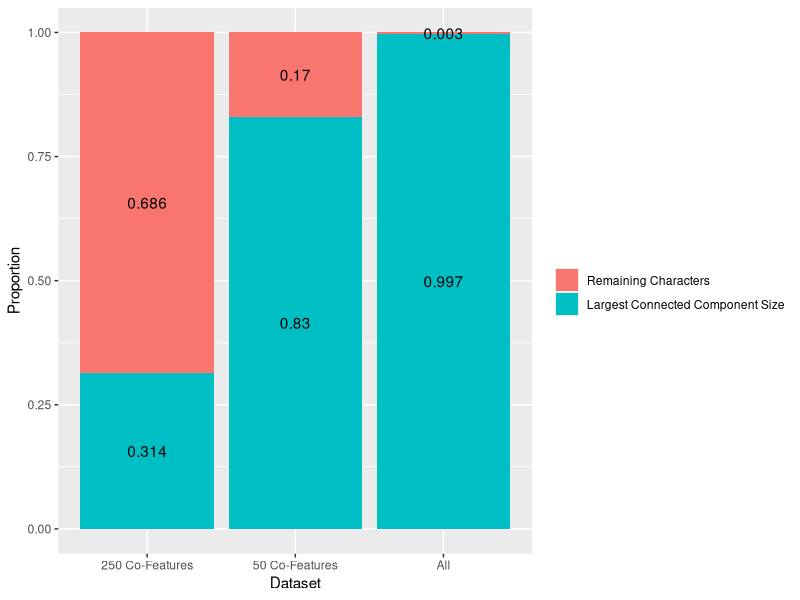
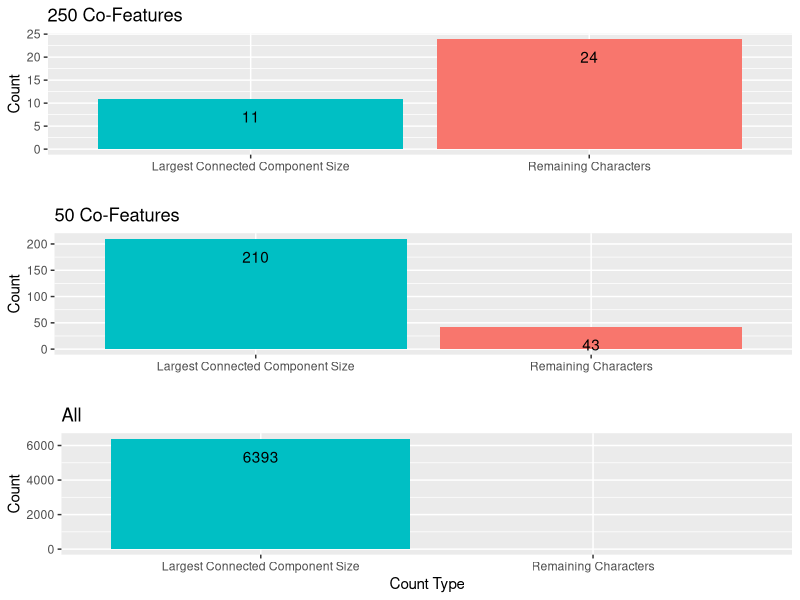

Generate these figures, in order, with R:
library(dplyr)
library(ggplot2)
library(cowplot)

df <- data.frame(rbind(c(11, "Largest Connected Component Size", "250 Co-Features"),
                          c(35-11, "Remaining Characters", "250 Co-Features"),
                          c(210, "Largest Connected Component Size", "50 Co-Features"),
                          c(253-210, "Remaining Characters", "50 Co-Features"),
                          c(6393, "Largest Connected Component Size", "All"),
                          c(6411-6393, "Remaining Characters", "All")), stringsAsFactors = FALSE)
names(df) <- c("Count", "Count Type", "Dataset")
df$Count <- as.numeric(df$Count)
df <- df %>%
  group_by(Dataset) %>%
  mutate(Proportion = round(Count/sum(Count), 3))

df %>%
  ggplot(aes(x = Dataset,
             y = Count,
             fill = factor(`Count Type`, levels = c("Remaining Characters", "Largest Connected Component Size")))) +
  geom_col(position = position_fill()) +
  ylab("Proportion") +
  scale_fill_discrete(name = "") +
  geom_text(aes(label = Proportion), position = position_fill(vjust = 0.5))

r1 <- df %>%
  filter(Dataset == "250 Co-Features") %>%
  ggplot(aes(x = `Count Type`, y = Count, fill = reorder(`Count Type`, desc(Count)))) +
  geom_col() +
  xlab("") +
  geom_text(aes(label = Count), position = position_dodge(), vjust = 2) + 
  theme(legend.position = "none") +
  ggtitle("250 Co-Features")
r2 <- df %>%
  filter(Dataset == "50 Co-Features") %>%
  ggplot(aes(x = `Count Type`, y = Count, fill = reorder(`Count Type`, Count))) +
  geom_col() +
  xlab("") +
  geom_text(aes(label = Count), position = position_dodge(), vjust = 2) + 
  theme(legend.position = "none") +
  ggtitle("50 Co-Features")
r3 <- df %>%
  filter(Dataset == "All") %>%
  ggplot(aes(x = `Count Type`, y = Count, fill = reorder(`Count Type`, Count))) +
  geom_col() +
  geom_text(aes(label = Count), position = position_dodge(), vjust = 2) + 
  theme(legend.position = "none") +
  ggtitle("All")
plot_grid(r1, r2, r3, ncol = 1)
